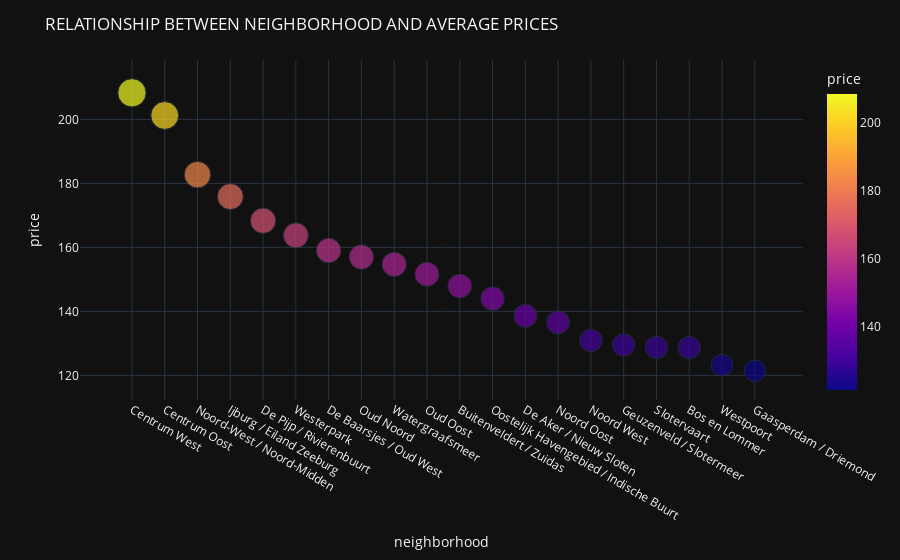

Source (notebook cell):
### Code cell
fig = px.scatter(data_frame = data_price_neighborhood, y='price', x='neighborhood', color='price', size='price')
fig.update_layout(template = 'plotly_dark', title_text = "RELATIONSHIP BETWEEN NEIGHBORHOOD AND AVERAGE PRICES")
fig.show()

### Figure 1 — Plotly figure (JSON) as saved in the notebook; plotly's stock layout.template omitted (floating-point values rounded to 4 significant figures)
{"data": [{"hovertemplate": "neighborhood=%{x}<br>price=%{marker.color}<extra></extra>", "legendgroup": "", "marker": {"color": [208.3, 201.2, 182.7, 175.9, 168.3, 163.8, 159.0, 157.0, 154.7, 151.6, 147.9, 144, 138.6, 136.5, 130.9, 129.5, 128.7, 128.7, 123.1, 121.4], "coloraxis": "coloraxis", "size": [208.3, 201.2, 182.7, 175.9, 168.3, 163.8, 159.0, 157.0, 154.7, 151.6, 147.9, 144, 138.6, 136.5, 130.9, 129.5, 128.7, 128.7, 123.1, 121.4], "sizemode": "area", "sizeref": 0.5208, "symbol": "circle"}, "mode": "markers", "name": "", "orientation": "v", "showlegend": false, "type": "scatter", "x": ["Centrum West", "Centrum Oost", "Noord-West / Noord-Midden", "Ijburg / Eiland Zeeburg", "De Pijp / Rivierenbuurt", "Westerpark", "De Baarsjes / Oud West", "Oud Noord", "Watergraafsmeer", "Oud Oost", "Buitenveldert / Zuidas", "Oostelijk Havengebied / Indische Buurt", "De Aker / Nieuw Sloten", "Noord Oost", "Noord West", "Geuzenveld / Slotermeer", "Slotervaart", "Bos en Lommer", "Westpoort", "Gaasperdam / Driemond"], "xaxis": "x", "y": [208.3, 201.2, 182.7, 175.9, 168.3, 163.8, 159.0, 157.0, 154.7, 151.6, 147.9, 144, 138.6, 136.5, 130.9, 129.5, 128.7, 128.7, 123.1, 121.4], "yaxis": "y"}], "layout": {"coloraxis": {"colorbar": {"title": {"text": "price"}}, "colorscale": [[0, "#0d0887"], [0.1111, "#46039f"], [0.2222, "#7201a8"], [0.3333, "#9c179e"], [0.4444, "#bd3786"], [0.5556, "#d8576b"], [0.6667, "#ed7953"], [0.7778, "#fb9f3a"], [0.8889, "#fdca26"], [1, "#f0f921"]]}, "legend": {"itemsizing": "constant", "tracegroupgap": 0}, "margin": {"t": 60}, "title": {"text": "RELATIONSHIP BETWEEN NEIGHBORHOOD AND AVERAGE PRICES"}, "xaxis": {"anchor": "y", "domain": [0, 1], "title": {"text": "neighborhood"}}, "yaxis": {"anchor": "x", "domain": [0, 1], "title": {"text": "price"}}}}
